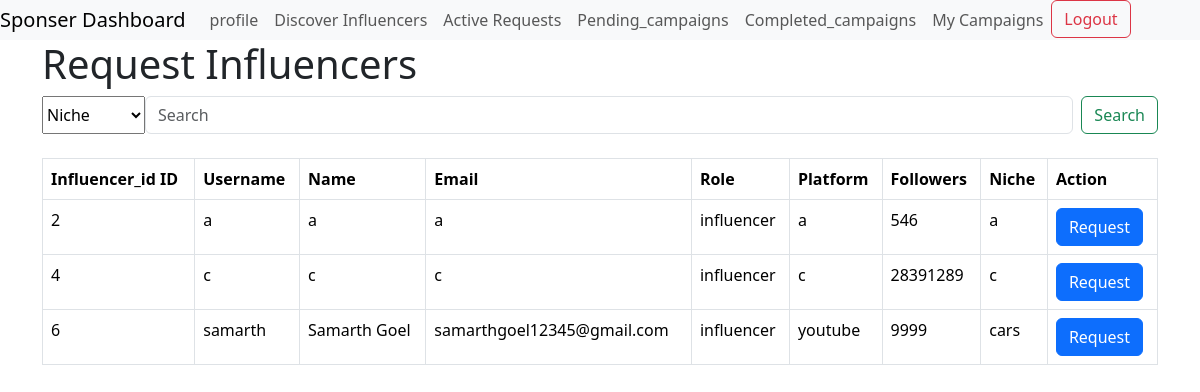
/request/influencer/1 (signed in), run on the app's committed database.
### models.py (models this page shows, shortened)
class User(db.Model):
    __tablename__ = 'user'
    user_id = db.Column(db.Integer, primary_key=True)
    username = db.Column(db.String(64), nullable=False)
    name = db.Column(db.String(64), nullable=False)
    is_admin=db.Column(db.Boolean, nullable=False, default= False)
    flag=db.Column(db.Boolean, nullable=True, default= False)
    email = db.Column(db.String(120), nullable=False)
    passhash = db.Column(db.String(512), nullable=False)
    role = db.Column(db.String(16), nullable=False)
    platform = db.Column(db.String(64), nullable=True ,default= 'None')
    followers=db.Column(db.Integer, nullable=True ,default= '1')
    niche=db.Column(db.String(64), nullable=True ,default= 'None')
    campaigns = db.relationship('Campaign', backref='sponsor', lazy=True)
    ad_requests = db.relationship('AdRequest', backref='influencer', lazy=True)
    @property
    def password(self):
        raise AttributeError('Dont have permission')

### routes.py (the view)
@app.route('/request/influencer/<int:id>', methods=['GET', 'POST'])
@auth
def req_influ(id):
    if request.method == 'POST':
        para = request.form['para']
        query = request.form['search']
        if para == 'Username':
            users = User.query.filter_by(role='influencer',flag=False).filter(User.username.like('%' + query + '%')).all()
        elif para == 'Name':
            users = User.query.filter_by(role='influencer',flag=False).filter(User.name.like('%' + query + '%')).all()
        elif para == 'platform':
            users = User.query.filter_by(role='influencer',flag=False).filter(User.platform.like('%' + query + '%')).all()
        elif para == 'followers':
            users = User.query.filter_by(role='influencer',flag=False).filter(User.followers.like('%' + query + '%')).all()
        elif para == 'niche':
            users = User.query.filter_by(role='influencer',flag=False).filter(User.niche.like('%' + query + '%')).all()
        return render_template('req_in.html', users=users, id=id)
    else:
        users = User.query.filter_by(role='influencer',flag=False).all()
        return render_template('req_in.html', users=users, id=id)

### routes.py (called while the page is built)
def auth(func):
    @wraps(func)
    def inner(*agrs,**kwargs):
        if 'user_id'not in session:
            flash('Login to continue')
            return redirect(url_for('login'))
        return func(*agrs ,**kwargs)
    return inner

### templates/req_in.html (shortened to what this page needs)
{% extends 'layout_sp.html' %}
{% block content %}
<h1>Request Influencers</h1>
{% include 'searchbar_sp.html'   %}
<br>
<table class="table table-bordered  table-hover">
    <thead>
      <tr>
        <th scope="col">Influencer_id ID</th>
        <th scope="col">Username</th>
        <th scope="col">Name</th>
        <th scope="col">Email</th>
        <th scope="col">Role</th>
        <th scope="col">Platform</th>
        <th scope="col">Followers</th>
        <th scope="col">Niche</th>
        <th scope="col">Action</th>
      </tr>
    </thead>
    <tbody>
      {% for user in users %}
      <tr>
        <td>{{ user.user_id }}</td>
        <td>{{ user.username }}</td>
        <td>{{ user.name }}</td>
        <td>{{ user.email }}</td>
        <td>{{ user.role }}</td>
        <td>{{ user.platform }}</td>
        <td>{{ user.followers }}</td>
        <td>{{ user.niche }}</td>
        <td>
            <form action="{{ url_for('create_request') }}" method="post">
              <button type="submit" class="btn btn-primary">Request</button>
            </form>
          </td>
    </tr>
      {% endfor %}
    </tbody>
  </table>
  {% endblock %}

### data on the page
User: user_id "2", username "a", name "a", email "a", role "influencer", platform "a", followers "546", niche "a"
User: user_id "4", username "c", name "c", email "c", role "influencer", platform "c", followers "28391289", niche "c"
User: user_id "6", username "samarth", name "Samarth Goel", email "samarthgoel12345@gmail.com", role "influencer", platform "youtube", followers "9999", niche "cars"
